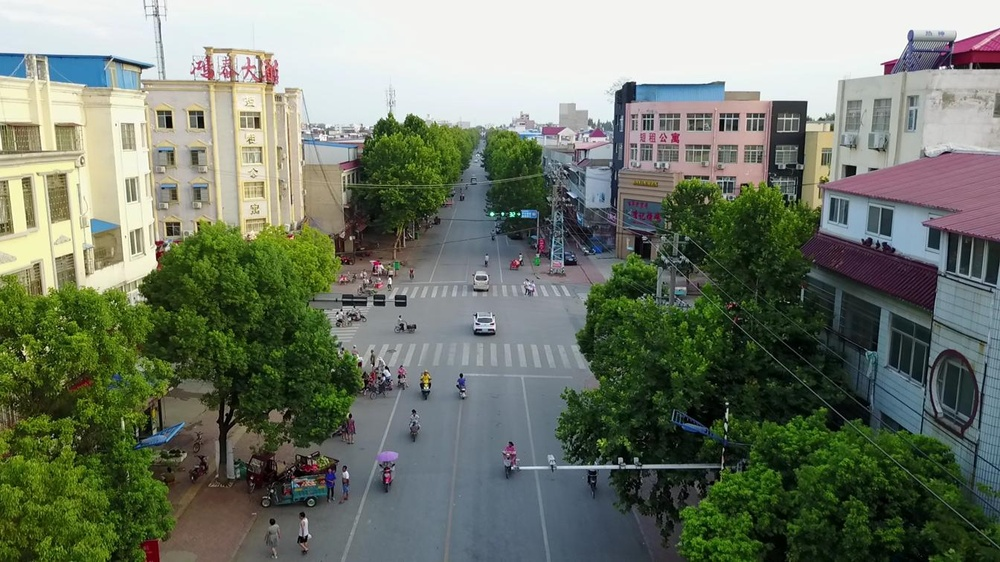
#> input picture sequences/uav0000169_00000_s/img0000014.jpg, 1000 x 562 px, shrunk from 1344 x 756 before the run, found by its file name; its folder holds 4 pictures in this run
$ python test_motion_flow.py
#> lines starting #> are read from the running program, lines starting #| are printed output that depends on the picture
import numpy as np
import cv2 as cv
import os

folder_path = "/workspaces/python-opencv/resources/VisDrone2019-SOT-train/sequences/uav0000169_00000_s/"
out_path = "/workspaces/python-opencv/repo/out/converted.mp4"

fps = 30

pictures = sorted(os.listdir(folder_path))

frame1 = cv.imread(folder_path + pictures[0])
#> frame1 is the input picture: shape (562, 1000, 3); mean B, G, R 106.7, 121.6, 113.5

prvs = cv.cvtColor(frame1, cv.COLOR_BGR2GRAY)
hsv = np.zeros_like(frame1)
hsv[..., 1] = 255

fourcc = cv.VideoWriter_fourcc(*'mp4v')
video_out = cv.VideoWriter(out_path, fourcc, fps, frame1.shape[0:2][::-1])

for picture in pictures[1:]:
    frame2 = cv.imread(folder_path + picture)
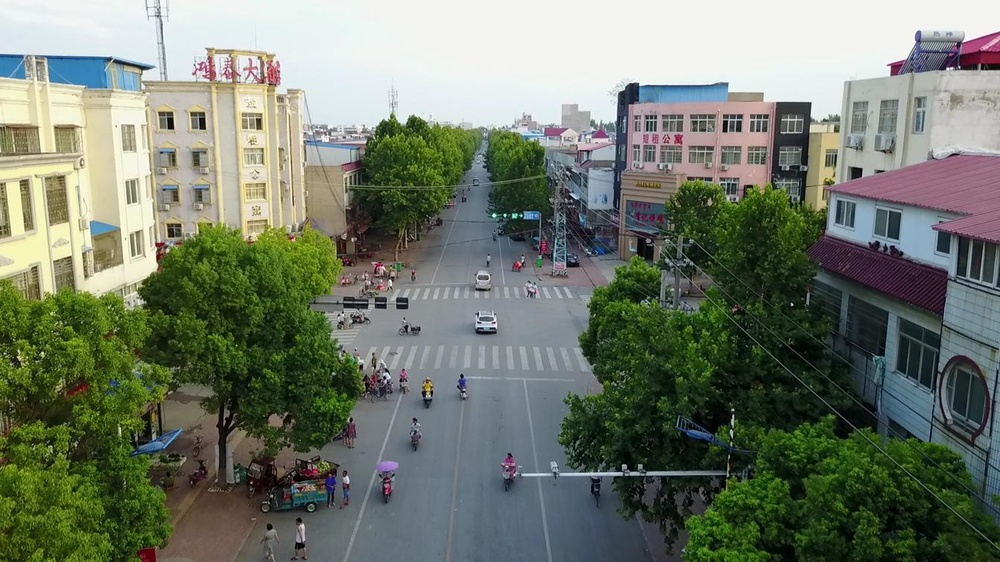
#> input picture sequences/uav0000169_00000_s/img0000019.jpg, 1000 x 562 px, shrunk from 1344 x 756 before the run, found by its file name
#> frame2 is the input picture: shape (562, 1000, 3); mean B, G, R 107.4, 122.3, 114.3

    next = cv.cvtColor(frame2, cv.COLOR_BGR2GRAY)
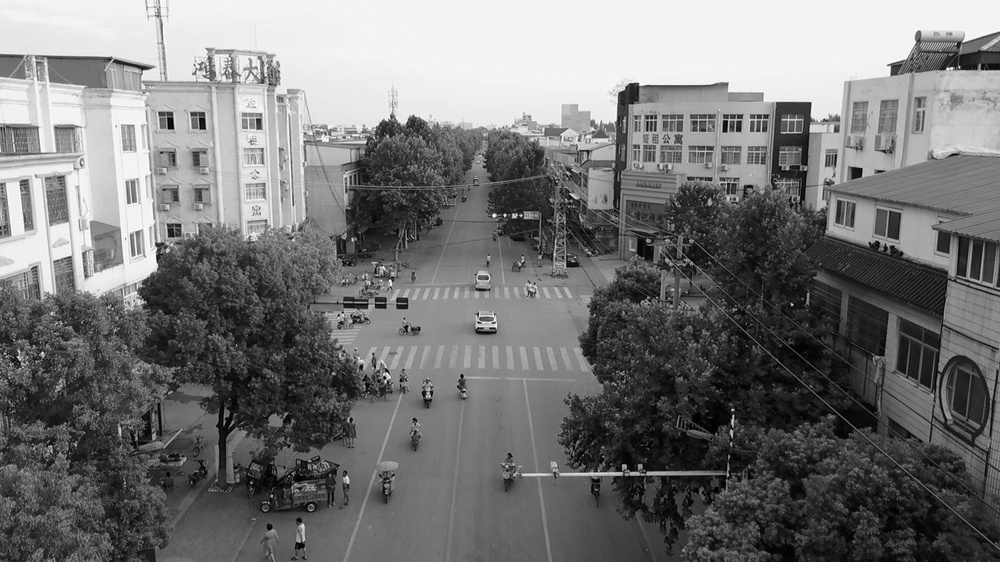
#> next: shape (562, 1000); min 0, max 255, mean 118.2

    flow = cv.calcOpticalFlowFarneback(prvs, next, None, 0.5, 3, 15, 3, 5, 1.2, 0)
    mag, ang = cv.cartToPolar(flow[..., 0], flow[..., 1])
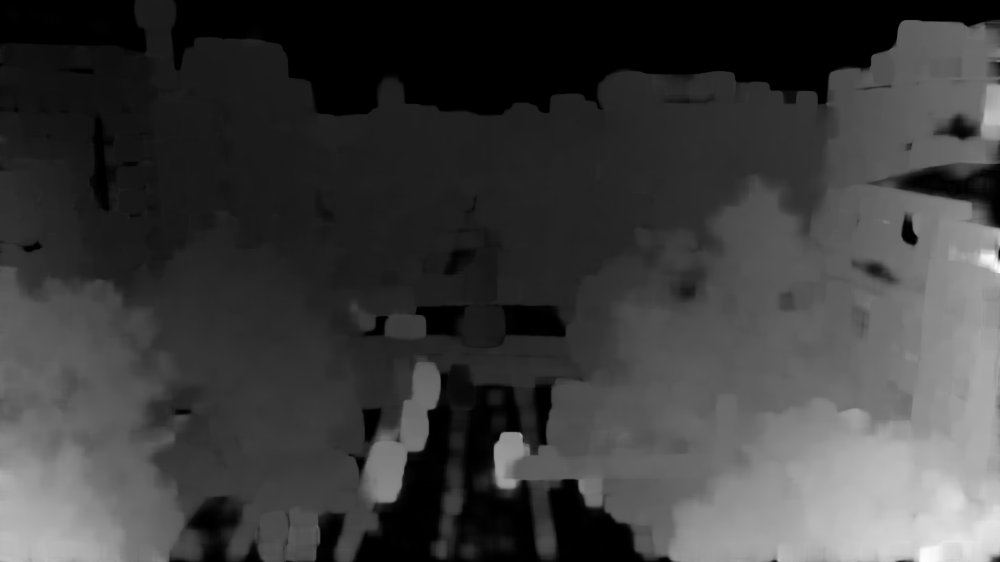
#> mag: shape (562, 1000) float32; min 0, max 20.39, mean 4.9; drawn with min black and max white
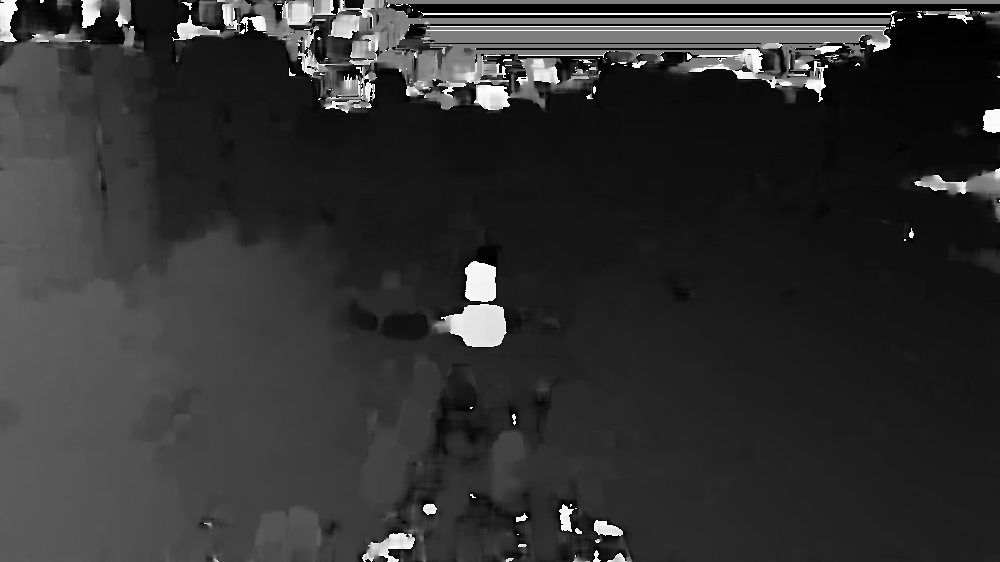
#> ang: shape (562, 1000) float32; min 4.1e-14, max 6.28, mean 1.22; drawn with min black and max white

    hsv[..., 0] = ang*180/np.pi/2
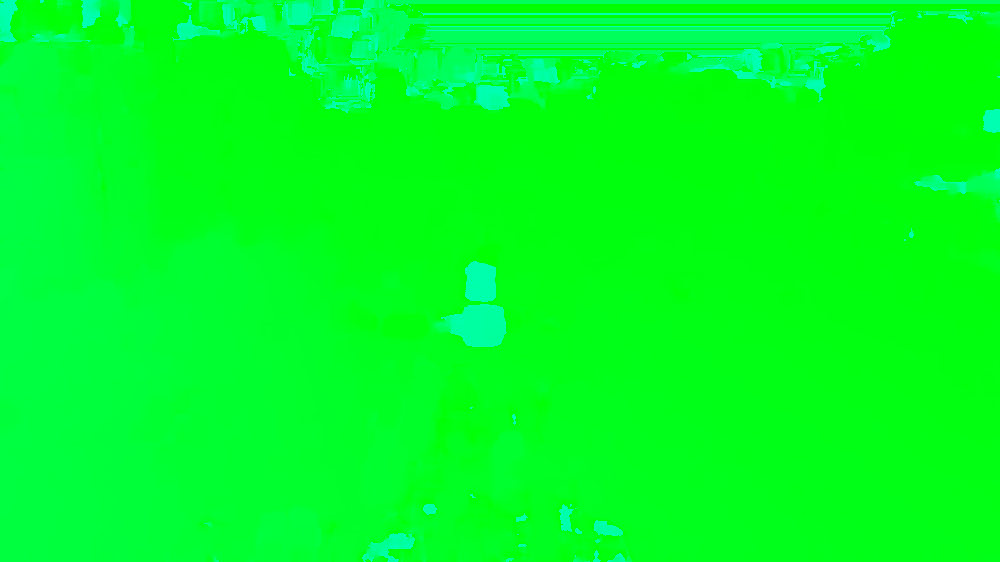
#> hsv: shape (562, 1000, 3); mean of channels 0, 1, 2 34.5, 255, 0; drawn as B, G, R
    hsv[..., 2] = cv.normalize(mag, None, 0, 255, cv.NORM_MINMAX)
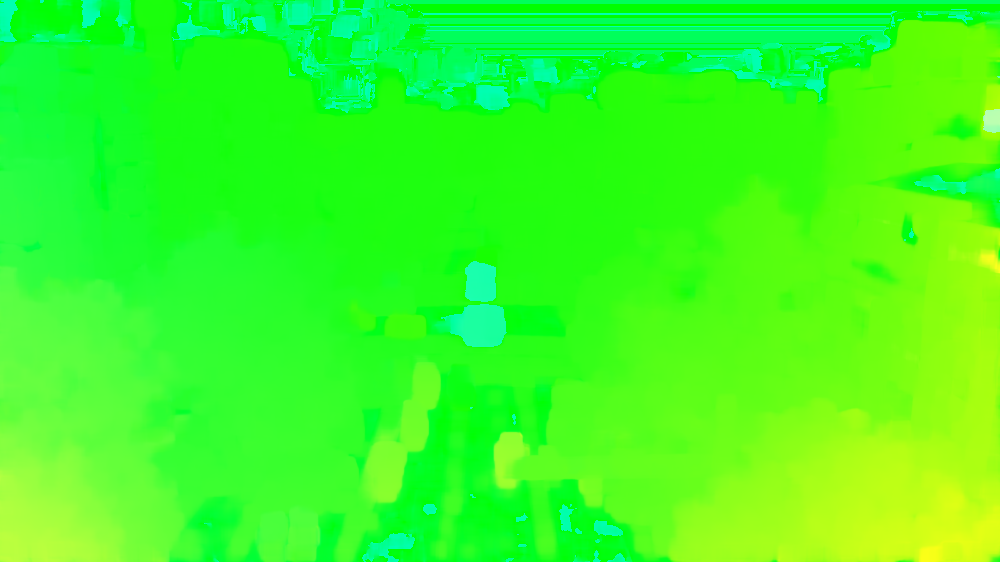
#> hsv: shape (562, 1000, 3); mean of channels 0, 1, 2 34.5, 255, 60.7; drawn as B, G, R
    bgr = cv.cvtColor(hsv, cv.COLOR_HSV2BGR)
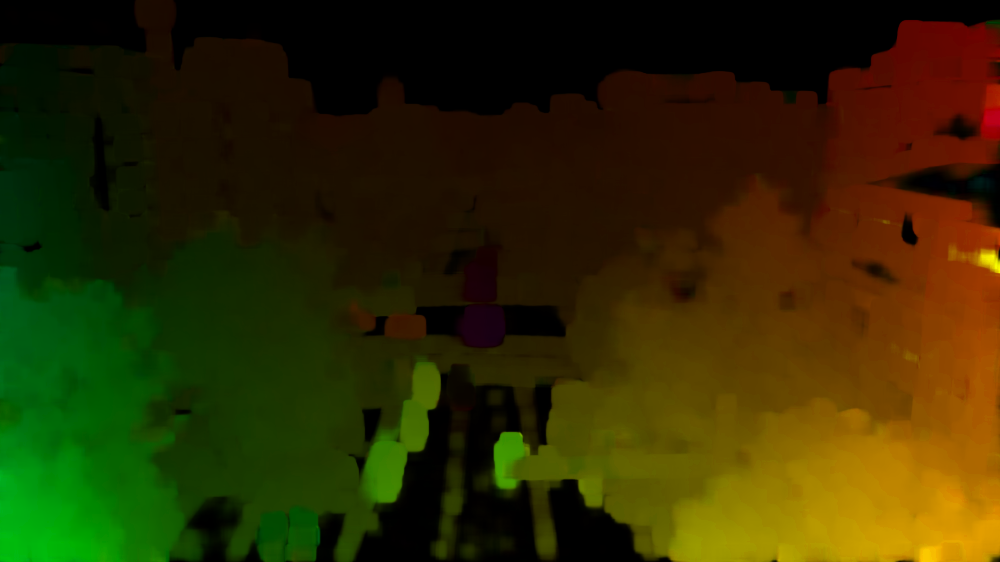
#> bgr: shape (562, 1000, 3); mean B, G, R 0.6, 43, 47.4

    video_out.write(bgr)
    k = cv.waitKey(30) & 0xff
#> (key Esc is pressed here)

    prvs = next
#> pass 2 of the loop `for picture in pictures[1:]:`:
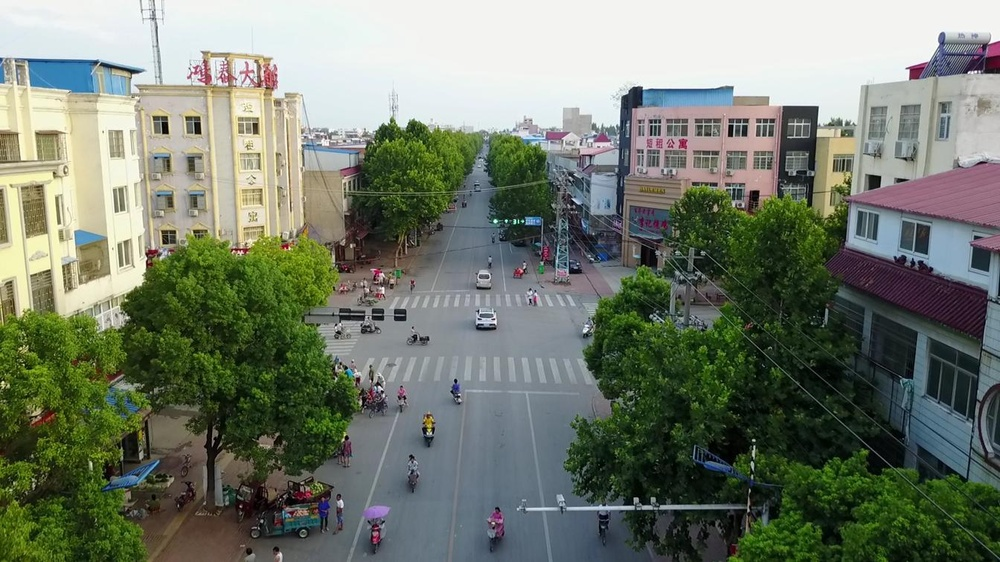
#> input picture sequences/uav0000169_00000_s/img0000037.jpg, 1000 x 562 px, shrunk from 1344 x 756 before the run, found by its file name
#> frame2 is the input picture: shape (562, 1000, 3); mean B, G, R 109.2, 123.6, 115.8
#> `hsv[..., 2] = cv.normalize(mag, None, 0, 255, cv.NORM_MINMAX)`:
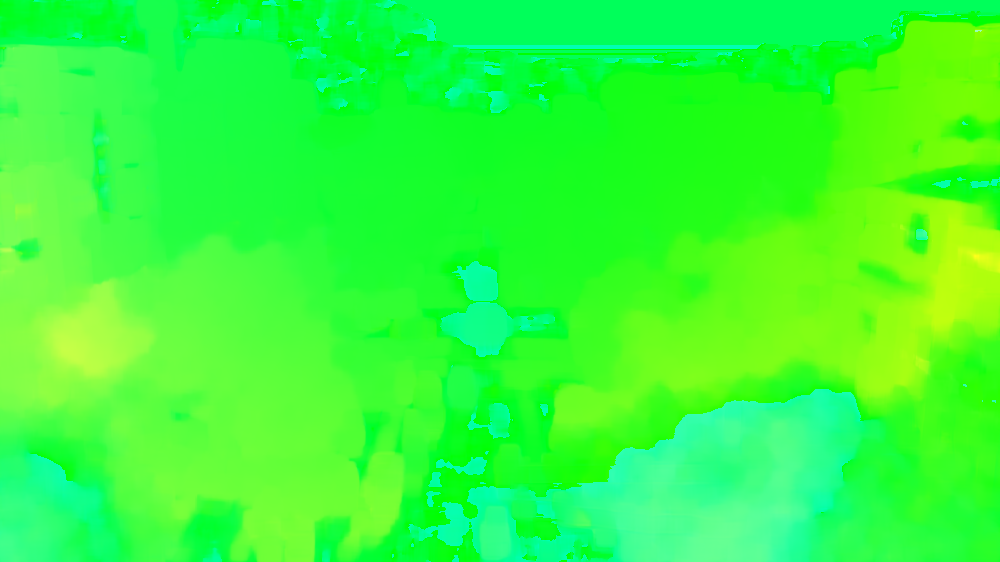
#> hsv: shape (562, 1000, 3); mean of channels 0, 1, 2 57, 255, 54.2; drawn as B, G, R
#> `bgr = cv.cvtColor(hsv, cv.COLOR_HSV2BGR)`:
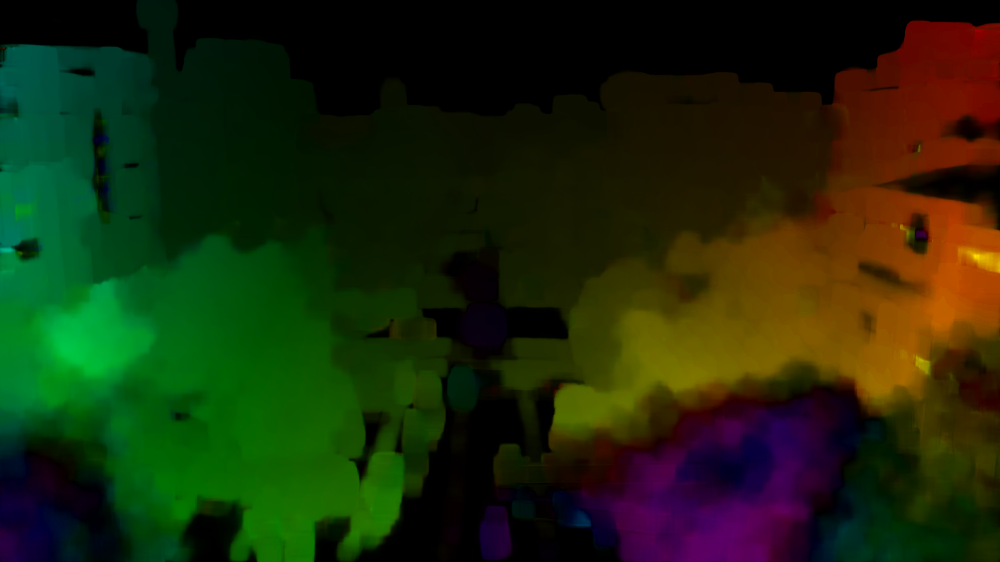
#> bgr: shape (562, 1000, 3); mean B, G, R 9.7, 40.8, 28
#> (key Enter is pressed here)
#> pass 3 of the loop `for picture in pictures[1:]:`:
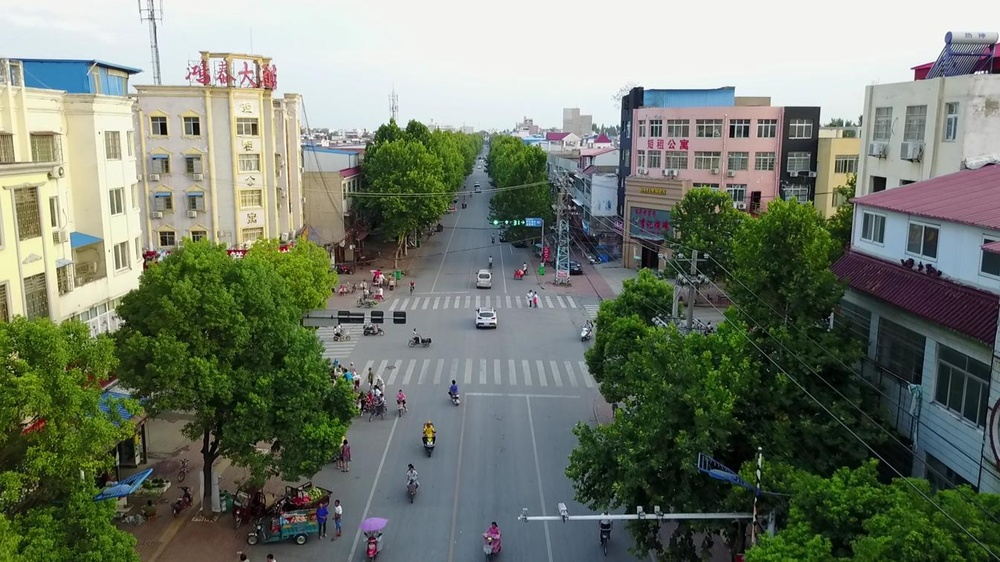
#> input picture sequences/uav0000169_00000_s/img0000041.jpg, 1000 x 562 px, shrunk from 1344 x 756 before the run, found by its file name
#> frame2 is the input picture: shape (562, 1000, 3); mean B, G, R 109.7, 123.7, 115.9
#> `hsv[..., 2] = cv.normalize(mag, None, 0, 255, cv.NORM_MINMAX)`:
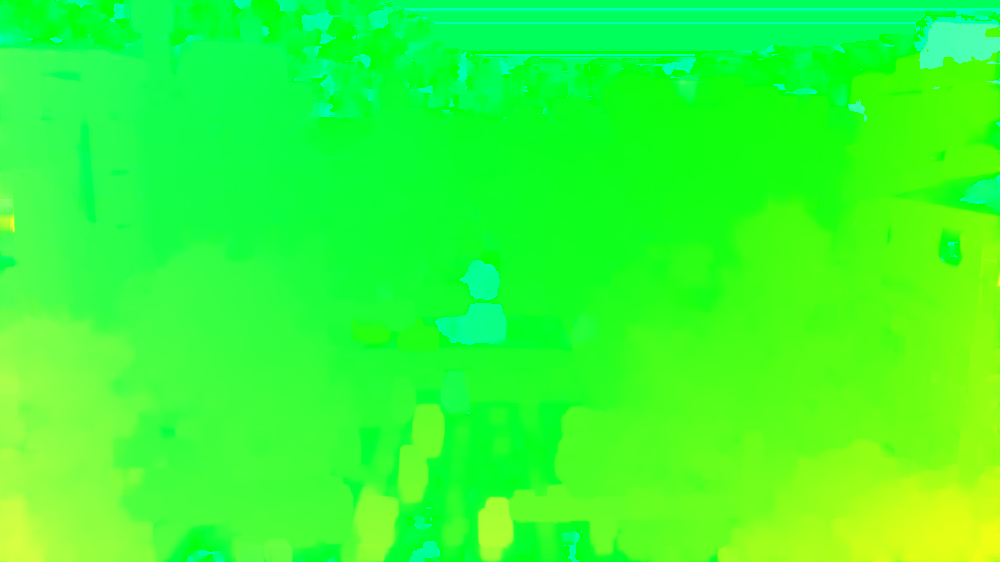
#> hsv: shape (562, 1000, 3); mean of channels 0, 1, 2 48, 255, 53; drawn as B, G, R
#> `bgr = cv.cvtColor(hsv, cv.COLOR_HSV2BGR)`:
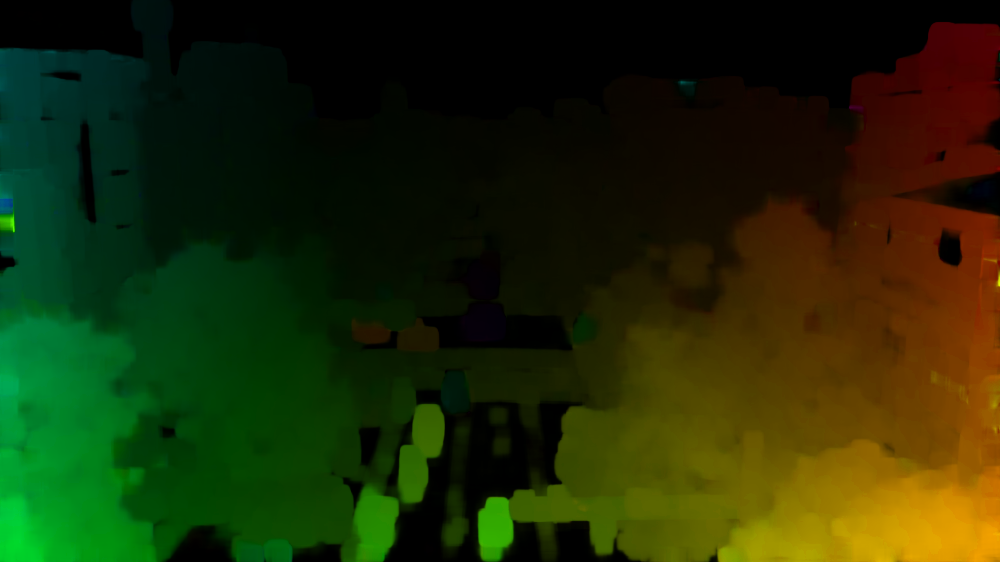
#> bgr: shape (562, 1000, 3); mean B, G, R 5.4, 42.7, 31.2

video_out.release()
cv.destroyAllWindows()
